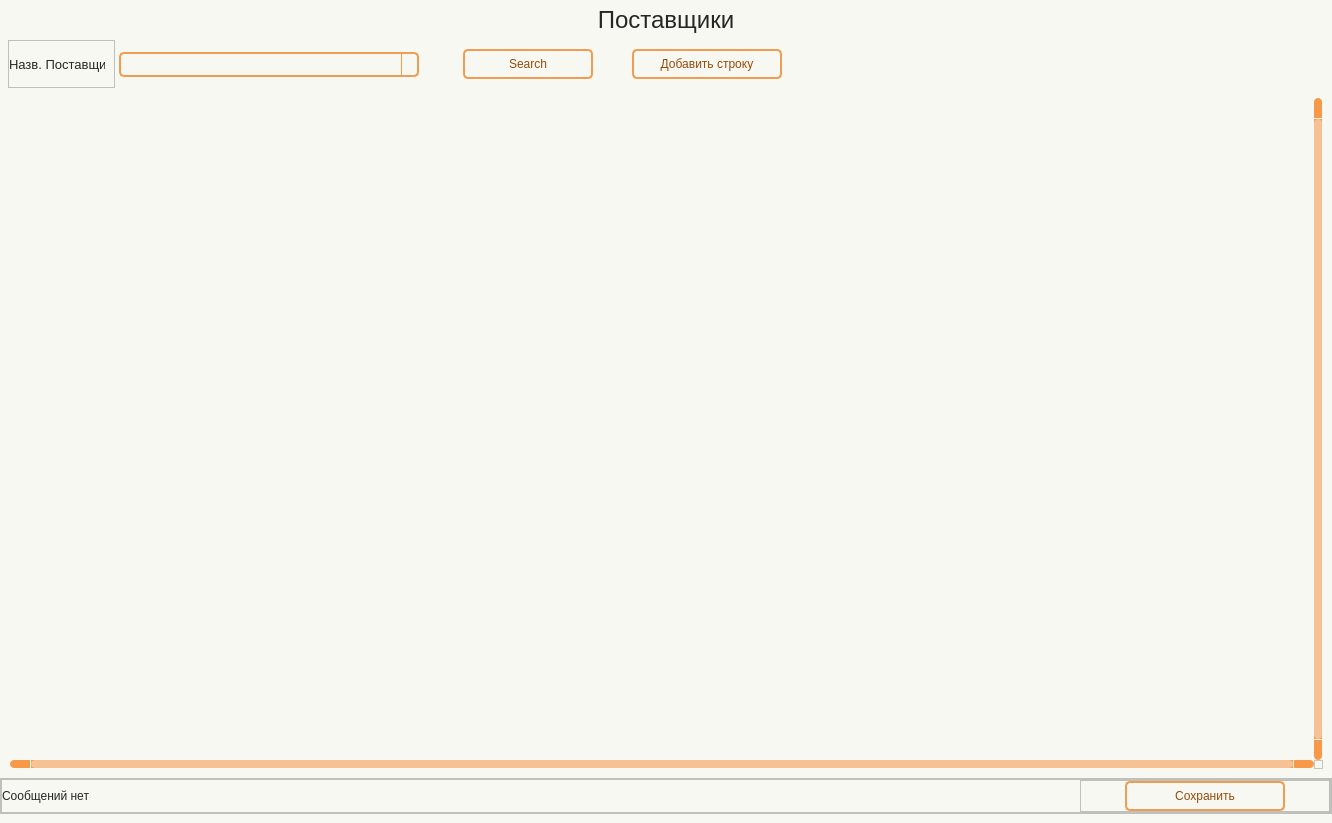
<?xml version="1.0" encoding="UTF-8"?>
<ui version="4.0">
 <class>Form</class>
 <widget class="QWidget" name="Form">
  <property name="geometry">
   <rect>
    <x>0</x>
    <y>0</y>
    <width>1332</width>
    <height>823</height>
   </rect>
  </property>
  <property name="minimumSize">
   <size>
    <width>930</width>
    <height>650</height>
   </size>
  </property>
  <property name="font">
   <font>
    <family>Tahoma</family>
    <pointsize>8</pointsize>
   </font>
  </property>
  <property name="contextMenuPolicy">
   <enum>Qt::ContextMenuPolicy::NoContextMenu</enum>
  </property>
  <property name="windowTitle">
   <string>Form</string>
  </property>
  <property name="styleSheet">
   <string notr="true">Form.QWidget{border: 2px solid #f28223;}

QWidget{
	background-color: #f8f8f2;
}

#Title_label.QLabel {
color: #262626;
font: 18pt &quot;Tahoma&quot;;
}

QLabel {
color: #262626;
font: 10pt &quot;Tahoma&quot;;
}

QPushButton {
	border: 2px solid #f09d54;
	border-radius: 5px;
	background-color: #f8f8f2;
	color: #964b09;
	font: 10pt &quot;Tahoma&quot;;
}

QPushButton:hover {
	background-color: #f28223;
	color: #ffffff;
}

QPushButton:pressed {
	background-color: #f28223;
	border: 2px solid #f28223;
	color: #ffffff;
}


QTableWidget {	
	background-color: #f8f8f2;
	padding: 10px;
	border-radius: 5px;
	gridline-color: #f8994a;
    outline: none;
	color: #262626;
}
QTableWidget::item{
	border-color: #f8994a;
	padding-left: 5px;
	padding-right: 5px;
	gridline-color: #f8994a;
	color: #262626;
	padding: 1px;
    font: 7pt &quot;Tahoma&quot;; 
}
QTableWidget::item:selected{
	background-color: #f28223;
    color: #ffffff;
}
QTableWidget::item:editable {
	background-color: #fff5cc;
	border: #ffffff;
}
QTableWidget::item:focus {
	background-color: #f28223;
	border: 2px solid #ffffff;
}
QHeaderView::section{
	background-color: #f8f8f2;
	border: none;
	border-style: none;
}
QTableWidget::horizontalHeader {	
	background-color: #f8994a;
	font: 10pt &quot;Tahoma&quot;;
}
QHeaderView::section:horizontal {
    border: 1px solid #f8994a;
	background-color: #ffd4af;
	padding: 3px;
	border-top-left-radius: 7px;
    border-top-right-radius: 7px;
    color: #262626;
}
QHeaderView::section:vertical {
    border: 1px solid #f8994a;
	color: #262626;
}

QLineEdit {
	background-color: #f8f8f2;
	border-radius: 5px;
	border: 2px solid #f09d54;
	padding-left: 10px;
	selection-color: rgb(255, 255, 255);
	selection-background-color: #f28223;
    color: #262626;
}
QLineEdit:hover {
	border: 2px solid #f28223;
}
QLineEdit:focus {
	border: 2px solid #f28223;
}

/* Стили для множественного выбора */
QListWidget {
    background-color: #f8f8f2;
    border: 2px solid #f09d54;
    border-radius: 5px;
    color: #262626;
    font: 10pt &quot;Tahoma&quot;;
}

QListWidget::item {
    padding: 5px;
    border-bottom: 1px solid #f8994a;
}

QListWidget::item:selected {
    background-color: #f28223;
    color: #ffffff;
}

QListWidget::item:hover {
    background-color: #ffd4af;
}

/* Улучшенная видимость чекбоксов */
QCheckBox::indicator {
    width: 16px;
    height: 16px;
}

QCheckBox::indicator:unchecked {
    border: 2px solid #f09d54;
    background-color: #f8f8f2;
    border-radius: 3px;
}

QCheckBox::indicator:checked {
    border: 2px solid #f28223;
    background-color: #f28223;
    border-radius: 3px;
    image: url(:/icon/icon/check.svg);
}

QCheckBox::indicator:hover {
    border: 2px solid #f28223;
}

QComboBox {
	background-color: #f8f8f2;
	border-radius: 5px;
	border: 2px solid #f09d54;
	padding-left: 10px;
	selection-color: #f28223;
	selection-background-color: #f28223;
    color: #262626;
	font: 9pt &quot;Tahoma&quot;;
}
QComboBox:hover {
	border: 2px solid #f28223;
	
}
QComboBox:focus {
	border: 2px solid #f28223;
}

QComboBox QAbstractItemView::item {
	color: #262626;
}
QComboBox QAbstractItemView::item::selected {
	background-color: #f09d54;
	color: #ffffff;
}

QComboBox::down-arrow {
	
	image: url(:/icon/icon/chevron-down — копия — копия.svg);
}
QComboBox::drop-down {
    subcontrol-origin: padding;
    subcontrol-position: top right;
    width: 15px;
    border-left-width: 1px;
    border-left-color: #f8994a;
    border-left-style: solid; /* just a single line */
    border-top-right-radius: 3px; /* same radius as the QComboBox */
    border-bottom-right-radius: 3px;
	color: #262626;
}

QScrollBar:horizontal {
    border: none;
    background: #f8994a;
    height: 8px;
    margin: 0px 21px 0 21px;
	border-radius: 0px;
}
QScrollBar::handle:horizontal {
    background: #f6c294;
    min-width: 20px;
	border-radius: 4px
}
QScrollBar::add-line:horizontal {
    border: none;
    background: #f8994a;
    width: 20px;
	border-top-right-radius: 4px;
    border-bottom-right-radius: 4px;
    subcontrol-position: right;
    subcontrol-origin: margin;
}
QScrollBar::sub-line:horizontal {
    border: none;
    background: #f8994a;
    width: 20px;
	border-top-left-radius: 4px;
    border-bottom-left-radius: 4px;
    subcontrol-position: left;
    subcontrol-origin: margin;
}
QScrollBar::up-arrow:horizontal, QScrollBar::down-arrow:horizontal
{
     background: none;
}
QScrollBar::add-page:horizontal, QScrollBar::sub-page:horizontal
{
     background: none;
}
 QScrollBar:vertical {
	border: none;
    background-color: #f8994a;
    width: 8px;
    margin: 21px 0 21px 0;
	border-radius: 0px;
 }
 QScrollBar::handle:vertical {	
	background: #f6c294;
    min-height: 25px;
	border-radius: 4px
 }
 QScrollBar::add-line:vertical {
     border: none;
    background: #f8994a;
     height: 20px;
	border-bottom-left-radius: 4px;
    border-bottom-right-radius: 4px;
     subcontrol-position: bottom;
     subcontrol-origin: margin;
 }
 QScrollBar::sub-line:vertical {
	border: none;
    background: #f8994a;
     height: 20px;
	border-top-left-radius: 4px;
    border-top-right-radius: 4px;
     subcontrol-position: top;
     subcontrol-origin: margin;
 }
 QScrollBar::up-arrow:vertical, QScrollBar::down-arrow:vertical {
     background: none;
 }

 QScrollBar::add-page:vertical, QScrollBar::sub-page:vertical {
     background: none;
 }

QDateEdit {
    background-color: #f8f8f2;
    border-radius: 5px;
    border: 2px solid #f09d54;
    padding-left: 10px; /* Add left padding */
    padding-right: 10px; /* Add right padding to accommodate the dropdown arrow */
    color: #262626;
    font: 10pt &quot;Tahoma&quot;;
    min-width: 80px; /* Minimum width to prevent text clipping */
}

QDateEdit:hover {
    border: 2px solid #f28223;
}

QDateEdit:focus {
    border: 2px solid #f28223;
}

QDateEdit::drop-down {
    subcontrol-origin: padding;
    subcontrol-position: top right;
    width: 25px; /* Keep the dropdown arrow width */
    border-left-width: 1px;
    border-left-color: #f8994a;
    border-left-style: solid;
    border-top-right-radius: 3px;
    border-bottom-right-radius: 3px;
    background-color: #f8f8f2;
}

QDateEdit::down-arrow {
	image: url(:/icon/icon/chevron-down — копия — копия.svg);
    width: 16px;
    height: 16px;
}

/* Calendar Styling */
QCalendarWidget {
    background-color: #f8f8f2;
    border: 2px solid #f28223;
    color: #262626;
}

QCalendarWidget QWidget {
    color: #262626;
}

QCalendarWidget QAbstractItemView {
    background-color: #f8f8f2;
    selection-background-color: #f28223;
    selection-color: #ffffff;
}

QCalendarWidget QToolButton {
    background-color: #ffd4af;
    color: #262626;
    font: 10pt &quot;Tahoma&quot;;
    border-radius: 3px;
    padding: 5px;
}

QCalendarWidget QToolButton:hover {
    background-color: #f28223;
    color: #ffffff;
}

QCalendarWidget QMenu {
    background-color: #f8f8f2;
    border: 1px solid #f28223;
}

QCalendarWidget QSpinBox {
    background-color: #f8f8f2;
    color: #262626;
    border: 1px solid #f09d54;
}

QCalendarWidget QSpinBox::up-button {
    subcontrol-origin: border;
    subcontrol-position: top right;
    width: 15px;
    border-left-width: 1px;
    border-left-color: #f8994a;
    border-left-style: solid;
}

QCalendarWidget QSpinBox::down-button {
    subcontrol-origin: border;
    subcontrol-position: bottom right;
    width: 15px;
    border-left-width: 1px;
    border-left-color: #f8994a;
    border-left-style: solid;
}

QCalendarWidget QSpinBox::up-arrow {
	image: url(:/icon/icon/chevron-up — копия — копия.svg);
    width: 10px;
    height: 10px;
}

QCalendarWidget QSpinBox::down-arrow {
	image: url(:/icon/icon/chevron-down — копия — копия.svg);
    width: 10px;
    height: 10px;
}

QTabWidget::pane {
    border: none;
    background: #f8f8f2;
}

QTabBar::tab {
    background-color: #ffd4af;   /* как шапка таблицы */
    color: #262626;
    padding: 6px 12px;
    min-height: 24px;
    border: 1px solid #f8994a;
    border-bottom: none;
    margin-right: 2px;
}

QTabBar::tab:selected {
    background-color: #f28223;
    color: #ffffff;
}

QTabBar::tab:!selected {
    background-color: #ffd4af;
    color: #262626;
}

QTabBar::tab:hover:!selected {
    background-color: #f6c294;
    color: #262626;
}
</string>
  </property>
  <layout class="QHBoxLayout" name="horizontalLayout">
   <property name="spacing">
    <number>0</number>
   </property>
   <property name="leftMargin">
    <number>0</number>
   </property>
   <property name="topMargin">
    <number>0</number>
   </property>
   <property name="rightMargin">
    <number>0</number>
   </property>
   <property name="bottomMargin">
    <number>0</number>
   </property>
   <item>
    <widget class="QWidget" name="widget" native="true">
     <property name="font">
      <font>
       <family>Tahoma</family>
      </font>
     </property>
     <layout class="QVBoxLayout" name="verticalLayout_6">
      <property name="spacing">
       <number>0</number>
      </property>
      <property name="leftMargin">
       <number>0</number>
      </property>
      <property name="topMargin">
       <number>0</number>
      </property>
      <property name="rightMargin">
       <number>0</number>
      </property>
      <item>
       <widget class="QLabel" name="Title_label">
        <property name="minimumSize">
         <size>
          <width>0</width>
          <height>40</height>
         </size>
        </property>
        <property name="maximumSize">
         <size>
          <width>16777215</width>
          <height>40</height>
         </size>
        </property>
        <property name="font">
         <font>
          <family>Tahoma</family>
          <pointsize>18</pointsize>
          <italic>false</italic>
          <bold>false</bold>
         </font>
        </property>
        <property name="layoutDirection">
         <enum>Qt::LayoutDirection::LeftToRight</enum>
        </property>
        <property name="text">
         <string>Поставщики</string>
        </property>
        <property name="alignment">
         <set>Qt::AlignmentFlag::AlignCenter</set>
        </property>
       </widget>
      </item>
      <item>
       <widget class="QFrame" name="frame_Search">
        <property name="minimumSize">
         <size>
          <width>0</width>
          <height>0</height>
         </size>
        </property>
        <property name="maximumSize">
         <size>
          <width>16777215</width>
          <height>16777215</height>
         </size>
        </property>
        <layout class="QHBoxLayout" name="horizontalLayout_5">
         <property name="spacing">
          <number>4</number>
         </property>
         <property name="leftMargin">
          <number>8</number>
         </property>
         <property name="topMargin">
          <number>0</number>
         </property>
         <property name="rightMargin">
          <number>0</number>
         </property>
         <property name="bottomMargin">
          <number>0</number>
         </property>
         <item>
          <widget class="QFrame" name="frame">
           <property name="minimumSize">
            <size>
             <width>100</width>
             <height>0</height>
            </size>
           </property>
           <property name="maximumSize">
            <size>
             <width>150</width>
             <height>16777215</height>
            </size>
           </property>
           <property name="font">
            <font>
             <family>Tahoma</family>
            </font>
           </property>
           <property name="frameShape">
            <enum>QFrame::Shape::StyledPanel</enum>
           </property>
           <property name="frameShadow">
            <enum>QFrame::Shadow::Raised</enum>
           </property>
           <layout class="QVBoxLayout" name="verticalLayout_2">
            <property name="leftMargin">
             <number>0</number>
            </property>
            <property name="topMargin">
             <number>0</number>
            </property>
            <property name="rightMargin">
             <number>9</number>
            </property>
            <property name="bottomMargin">
             <number>0</number>
            </property>
            <item>
             <widget class="QLabel" name="label_3">
              <property name="font">
               <font>
                <family>Tahoma</family>
                <pointsize>10</pointsize>
                <italic>false</italic>
                <bold>false</bold>
               </font>
              </property>
              <property name="styleSheet">
               <string notr="true"/>
              </property>
              <property name="text">
               <string>Назв. Поставщика</string>
              </property>
             </widget>
            </item>
           </layout>
          </widget>
         </item>
         <item>
          <widget class="QFrame" name="frame_2">
           <property name="minimumSize">
            <size>
             <width>300</width>
             <height>0</height>
            </size>
           </property>
           <property name="maximumSize">
            <size>
             <width>350</width>
             <height>16777215</height>
            </size>
           </property>
           <layout class="QVBoxLayout" name="verticalLayout_3">
            <property name="spacing">
             <number>6</number>
            </property>
            <property name="leftMargin">
             <number>0</number>
            </property>
            <property name="topMargin">
             <number>0</number>
            </property>
            <property name="rightMargin">
             <number>0</number>
            </property>
            <property name="bottomMargin">
             <number>0</number>
            </property>
            <item>
             <widget class="QComboBox" name="line_Suppl1">
              <property name="minimumSize">
               <size>
                <width>0</width>
                <height>25</height>
               </size>
              </property>
              <property name="maximumSize">
               <size>
                <width>16777215</width>
                <height>22</height>
               </size>
              </property>
             </widget>
            </item>
           </layout>
          </widget>
         </item>
         <item>
          <spacer name="horizontalSpacer">
           <property name="orientation">
            <enum>Qt::Orientation::Horizontal</enum>
           </property>
           <property name="sizeType">
            <enum>QSizePolicy::Policy::Fixed</enum>
           </property>
           <property name="sizeHint" stdset="0">
            <size>
             <width>40</width>
             <height>20</height>
            </size>
           </property>
          </spacer>
         </item>
         <item>
          <widget class="QFrame" name="frame_3">
           <property name="minimumSize">
            <size>
             <width>130</width>
             <height>0</height>
            </size>
           </property>
           <property name="maximumSize">
            <size>
             <width>120</width>
             <height>16777215</height>
            </size>
           </property>
           <layout class="QVBoxLayout" name="verticalLayout_4">
            <property name="leftMargin">
             <number>0</number>
            </property>
            <property name="topMargin">
             <number>9</number>
            </property>
            <property name="rightMargin">
             <number>0</number>
            </property>
            <item>
             <widget class="QPushButton" name="btn_Search">
              <property name="minimumSize">
               <size>
                <width>130</width>
                <height>30</height>
               </size>
              </property>
              <property name="maximumSize">
               <size>
                <width>92</width>
                <height>16777215</height>
               </size>
              </property>
              <property name="text">
               <string>Search</string>
              </property>
              <property name="icon">
               <iconset resource="../resource.qrc">
                <normaloff>:/icon/icon/search — копия — копия.svg</normaloff>:/icon/icon/search — копия — копия.svg</iconset>
              </property>
             </widget>
            </item>
           </layout>
          </widget>
         </item>
         <item>
          <spacer name="horizontalSpacer_2">
           <property name="orientation">
            <enum>Qt::Orientation::Horizontal</enum>
           </property>
           <property name="sizeHint" stdset="0">
            <size>
             <width>50</width>
             <height>20</height>
            </size>
           </property>
          </spacer>
         </item>
         <item>
          <widget class="QPushButton" name="btn_AddLine">
           <property name="minimumSize">
            <size>
             <width>150</width>
             <height>30</height>
            </size>
           </property>
           <property name="text">
            <string>Добавить строку</string>
           </property>
           <property name="icon">
            <iconset resource="../resource.qrc">
             <normaloff>:/icon/icon/plus-circle — копия — копия.svg</normaloff>:/icon/icon/plus-circle — копия — копия.svg</iconset>
           </property>
          </widget>
         </item>
         <item>
          <spacer name="horizontalSpacer_3">
           <property name="orientation">
            <enum>Qt::Orientation::Horizontal</enum>
           </property>
           <property name="sizeType">
            <enum>QSizePolicy::Policy::Fixed</enum>
           </property>
           <property name="sizeHint" stdset="0">
            <size>
             <width>550</width>
             <height>20</height>
            </size>
           </property>
          </spacer>
         </item>
        </layout>
       </widget>
      </item>
      <item>
       <widget class="QTableWidget" name="table">
        <property name="minimumSize">
         <size>
          <width>0</width>
          <height>0</height>
         </size>
        </property>
        <property name="font">
         <font>
          <family>Tahoma</family>
          <pointsize>10</pointsize>
          <italic>false</italic>
          <bold>false</bold>
         </font>
        </property>
        <property name="verticalScrollBarPolicy">
         <enum>Qt::ScrollBarPolicy::ScrollBarAlwaysOn</enum>
        </property>
        <property name="horizontalScrollBarPolicy">
         <enum>Qt::ScrollBarPolicy::ScrollBarAlwaysOn</enum>
        </property>
        <property name="sizeAdjustPolicy">
         <enum>QAbstractScrollArea::SizeAdjustPolicy::AdjustToContents</enum>
        </property>
        <property name="selectionMode">
         <enum>QAbstractItemView::SelectionMode::SingleSelection</enum>
        </property>
        <property name="textElideMode">
         <enum>Qt::TextElideMode::ElideMiddle</enum>
        </property>
        <property name="sortingEnabled">
         <bool>true</bool>
        </property>
        <property name="wordWrap">
         <bool>true</bool>
        </property>
        <property name="columnCount">
         <number>0</number>
        </property>
        <attribute name="horizontalHeaderCascadingSectionResizes">
         <bool>true</bool>
        </attribute>
        <attribute name="horizontalHeaderMinimumSectionSize">
         <number>55</number>
        </attribute>
        <attribute name="horizontalHeaderShowSortIndicator" stdset="0">
         <bool>true</bool>
        </attribute>
        <attribute name="horizontalHeaderStretchLastSection">
         <bool>true</bool>
        </attribute>
        <attribute name="verticalHeaderVisible">
         <bool>false</bool>
        </attribute>
        <attribute name="verticalHeaderCascadingSectionResizes">
         <bool>true</bool>
        </attribute>
        <attribute name="verticalHeaderDefaultSectionSize">
         <number>25</number>
        </attribute>
        <attribute name="verticalHeaderHighlightSections">
         <bool>false</bool>
        </attribute>
       </widget>
      </item>
      <item>
       <widget class="QFrame" name="frame_Update">
        <property name="frameShape">
         <enum>QFrame::Shape::StyledPanel</enum>
        </property>
        <property name="frameShadow">
         <enum>QFrame::Shadow::Raised</enum>
        </property>
        <layout class="QVBoxLayout" name="verticalLayout">
         <property name="spacing">
          <number>0</number>
         </property>
         <property name="leftMargin">
          <number>0</number>
         </property>
         <property name="topMargin">
          <number>0</number>
         </property>
         <property name="rightMargin">
          <number>0</number>
         </property>
         <property name="bottomMargin">
          <number>0</number>
         </property>
         <item>
          <widget class="QFrame" name="frame_suppl_file">
           <property name="minimumSize">
            <size>
             <width>0</width>
             <height>0</height>
            </size>
           </property>
           <property name="maximumSize">
            <size>
             <width>16777215</width>
             <height>16777215</height>
            </size>
           </property>
           <property name="frameShape">
            <enum>QFrame::Shape::StyledPanel</enum>
           </property>
           <property name="frameShadow">
            <enum>QFrame::Shadow::Raised</enum>
           </property>
           <layout class="QHBoxLayout" name="horizontalLayout_4">
            <property name="spacing">
             <number>0</number>
            </property>
            <property name="leftMargin">
             <number>0</number>
            </property>
            <property name="topMargin">
             <number>0</number>
            </property>
            <property name="rightMargin">
             <number>0</number>
            </property>
            <property name="bottomMargin">
             <number>0</number>
            </property>
            <item>
             <widget class="QLabel" name="label_msg">
              <property name="text">
               <string>Сообщений нет</string>
              </property>
             </widget>
            </item>
            <item>
             <widget class="QFrame" name="frame_5">
              <property name="minimumSize">
               <size>
                <width>120</width>
                <height>0</height>
               </size>
              </property>
              <property name="maximumSize">
               <size>
                <width>250</width>
                <height>16777215</height>
               </size>
              </property>
              <property name="frameShape">
               <enum>QFrame::Shape::StyledPanel</enum>
              </property>
              <property name="frameShadow">
               <enum>QFrame::Shadow::Raised</enum>
              </property>
              <layout class="QHBoxLayout" name="horizontalLayout_3">
               <property name="spacing">
                <number>0</number>
               </property>
               <property name="leftMargin">
                <number>0</number>
               </property>
               <property name="topMargin">
                <number>0</number>
               </property>
               <property name="rightMargin">
                <number>0</number>
               </property>
               <property name="bottomMargin">
                <number>0</number>
               </property>
               <item>
                <widget class="QPushButton" name="btn_Save">
                 <property name="minimumSize">
                  <size>
                   <width>160</width>
                   <height>30</height>
                  </size>
                 </property>
                 <property name="maximumSize">
                  <size>
                   <width>160</width>
                   <height>16777215</height>
                  </size>
                 </property>
                 <property name="text">
                  <string>Сохранить</string>
                 </property>
                 <property name="icon">
                  <iconset resource="../resource.qrc">
                   <normaloff>:/icon/icon/save — копия — копия.svg</normaloff>:/icon/icon/save — копия — копия.svg</iconset>
                 </property>
                </widget>
               </item>
              </layout>
             </widget>
            </item>
           </layout>
          </widget>
         </item>
        </layout>
       </widget>
      </item>
     </layout>
    </widget>
   </item>
  </layout>
 </widget>
 <resources>
  <include location="../resource.qrc"/>
 </resources>
 <connections/>
</ui>
